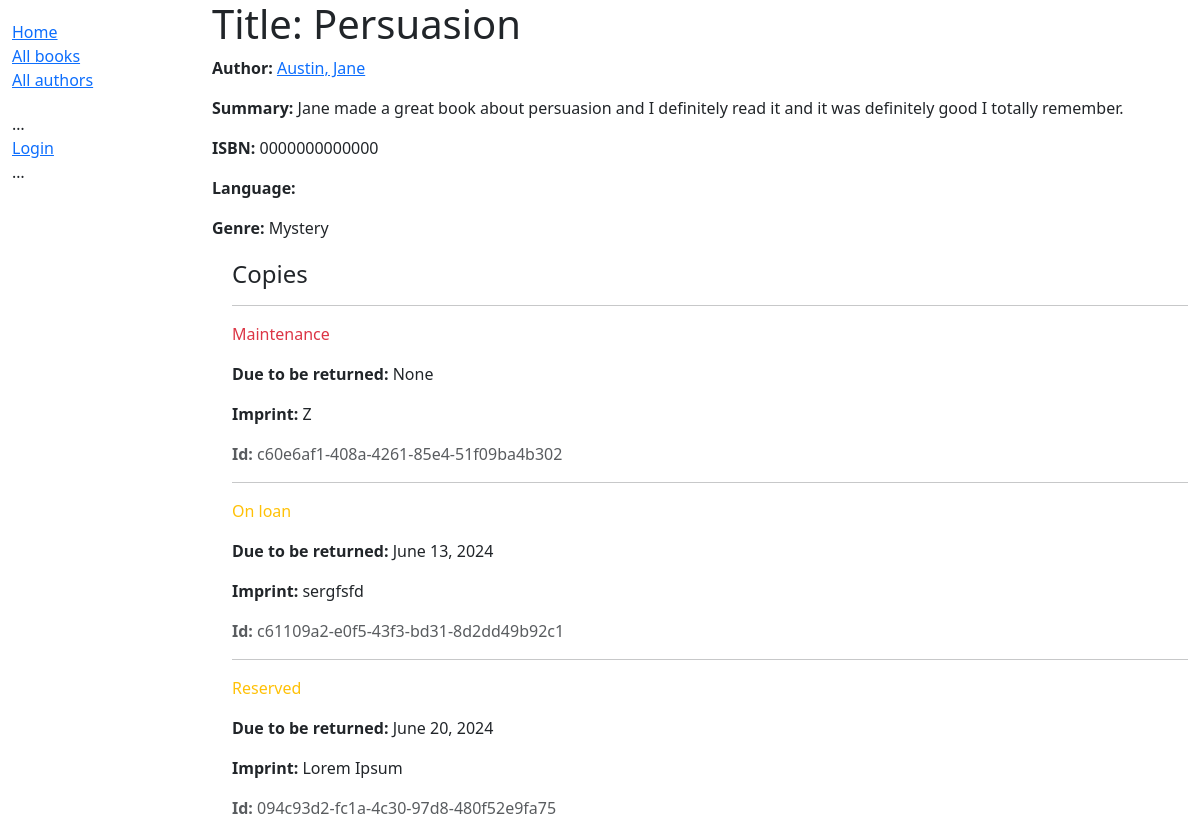
/catalog/book/1, run on the app's committed database.
### catalog/models.py (models this page shows, shortened)
class Book(models.Model):
    title = models.CharField(max_length=200)
    author = models.ForeignKey('Author', on_delete=models.PROTECT, null=True)
    summary = models.TextField(
        max_length=1000, help_text="Enter a brief description of the book")
    isbn = models.CharField('ISBN', max_length=13,
                            unique=True,
                            help_text='13 Character <a href="https://www.isbn-international.org/content/what-isbn'
                                      '">ISBN number</a>')
    genre = models.ManyToManyField(
        Genre, help_text="Select a genre for this book")
    def display_genre(self):
        """Create a string for the Genre. This is required to display genre in Admin."""
        return ', '.join([genre.name for genre in self.genre.all()[:3]])
    display_genre.short_description = 'Genre'

class Author(models.Model):
    first_name = models.CharField(max_length=100)
    last_name = models.CharField(max_length=100)
    date_of_birth = models.DateField(null=True, blank=True)
    date_of_death = models.DateField('Died', null=True, blank=True)
    class Meta:
        ordering = ['last_name', 'first_name']
    def __str__(self):
        return '{}, {}'.format(self.last_name, self.first_name)

class Genre(models.Model):
    name = models.CharField(
        max_length=200,
        unique=True,
        help_text="Enter a book genre (e.g. Science Fiction, French Poetry etc.)"
    )
    def __str__(self):
        return self.name
    class Meta:
        unique_together = (('name',),)

class BookInstance(models.Model):
    id = models.UUIDField(primary_key=True, default=uuid.uuid4,
                          help_text="Unique ID for this particular book across whole library")
    book = models.ForeignKey('Book', on_delete=models.PROTECT, null=True)
    imprint = models.CharField(max_length=200)
    due_back = models.DateField(null=True, blank=True)
    LOAN_STATUS = (
        ('m', 'Maintenance'),
        ('o', 'On loan'),
        ('a', 'Available'),
        ('r', 'Reserved'),
    )
    status = models.CharField(
        max_length=1,
        choices=LOAN_STATUS,
        blank=True,
        default='m',
        help_text='Book availability',
    )
    class Meta:
        ordering = ['due_back']
        permissions = (("can_mark_returned", "Set book as returned"),)
    borrower = models.ForeignKey(settings.AUTH_USER_MODEL, on_delete=models.SET_NULL, null=True, blank=True)

### catalog/views.py (the view)
# urls.py: url(r'^book/(?P<pk>\d+)$', views.BookDetailView.as_view(), name='book-detail'),
class BookDetailView(generic.DetailView):
    model = Book

### catalog/templates/catalog/book_detail.html
{% extends "base_generic.html" %} {% block content %}
<h1>Title: {{ book.title }}</h1>
<p><strong>Author:</strong> <a href="">{{ book.author }}</a></p>
<p><strong>Summary:</strong> {{ book.summary }}</p>
<p><strong>ISBN:</strong> {{ book.isbn }}</p>
<p><strong>Language:</strong> {{ book.language }}</p>
<p><strong>Genre:</strong> {{ book.genre.all|join:", " }}</p>
<div style="margin-left: 20px; margin-top: 20px">
    <h4>Copies</h4>
    {% for copy in book.bookinstance_set.all %}
    <hr />
    <p
        class="{% if copy.status == 'a' %}text-success{% elif copy.status == 'm' %}text-danger{% else %}text-warning{% endif %}"
    >
        {{ copy.get_status_display }}
    </p>
    {% if copy.status != 'a' %}
    <p><strong>Due to be returned:</strong> {{ copy.due_back }}</p>
    {% endif %}
    <p><strong>Imprint:</strong> {{ copy.imprint }}</p>
    <p class="text-muted"><strong>Id:</strong> {{ copy.id }}</p>
    {% endfor %}
</div>
{% endblock %}

### catalog/templates/base_generic.html (shortened to what this page needs)
<!DOCTYPE html>
<html lang="en">
    <head>
        <link
            href="https://cdn.jsdelivr.net/npm/bootstrap@5.3.3/dist/css/bootstrap.min.css"
            rel="stylesheet"
        />
        {% load static %}
        <link rel="stylesheet" href="{% static 'css/styles.css' %}" />
    </head>
    <body>
        <div class="container-fluid">
            <div class="row">
                <div class="col-sm-2">
                    {% block sidebar %}
                    <ul class="sidebar-nav">
                        <li><a href="{% url 'index' %}">Home</a></li>
                        <li><a href="{% url 'books' %}">All books</a></li>
                        <li><a href="{% url 'authors' %}">All authors</a></li>
                    </ul>
                    <ul class="sidebar-nav">
                        … {% if user.is_authenticated %}
                        <li>User: {{ user.get_username }}</li>
                        <li>
                            <a href="{% url 'my-borrowed' %}">My Borrowed</a>
                        </li>
                        {% if user.is_staff %}
                        <hr />
                        <ul class="sidebar-nav">
                            <li>Staff</li>
                            <li><a href="{% url 'all-borrowed' %}">All borrowed</a></li>
                            {% if perms.catalog.add_author %}
                            <li><a href="{% url 'author-create' %}">Create author</a></li>
                            {% endif %}
                        </ul>
                        {% endif %}
                        <li>
                            <form id="logout-form" method="post" action="{% url 'logout' %}">
                                {% csrf_token %}
                                <button type="submit" class="btn btn-link">Logout</button>
                            </form>
                        </li>
                        {% else %}
                        <li><a href="{% url 'login' %}?next={{ request.path }}">Login</a></li>
                        {% endif %} …
                    </ul>
                    {% endblock %}
                </div>
                <div class="col-sm-10">
                    {% block content %}{% endblock %}
                </div>
            </div>
        </div>
    </body>
</html>

### catalog/static/css/styles.css (style rules this page uses)
.sidebar-nav { margin-top: 20px; padding: 0; list-style: none; }

### data on the page
Book: author "Austin, Jane", summary "Jane made a great book about persuasion and I definitely read it and it was definitely good I totally remember.", isbn "0000000000000", genre.all "Mystery"
BookInstance: status "Maintenance", due_back "None", imprint "Z", id "c60e6af1-408a-4261-85e4-51f09ba4b302"
BookInstance: status "On loan", due_back "June 13, 2024", imprint "sergfsfd", id "c61109a2-e0f5-43f3-bd31-8d2dd49b92c1"
BookInstance: status "Reserved", due_back "June 20, 2024", imprint "Lorem Ipsum", id "094c93d2-fc1a-4c30-97d8-480f52e9fa75"
